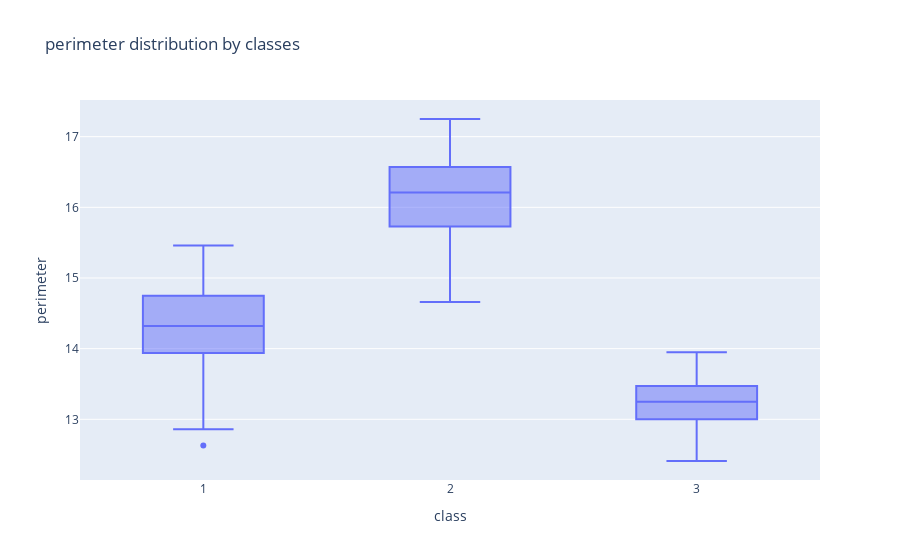

The code cell stored with this chart in its notebook:
### Markdown cell above
Таким образом, наши показатели в порядке убывания важности:
<br> perimeter > groovelength > kernelwidth > area > kernellength > assymetry > compactness
<br> Построим диаграммы размаха для трех наиболее важных показателей.

### Code cell
px.box(data[['perimeter','class']], x='class', y='perimeter', title='perimeter distribution by classes')

### Figure 1 — Plotly figure (JSON) as saved in the notebook; plotly's stock layout.template omitted (floating-point values rounded to 4 significant figures; data arrays with more than 128 entries replaced by an {"elided": "..."} marker saying what was removed)
{"data": [{"alignmentgroup": "True", "hovertemplate": "class=%{x}<br>perimeter=%{y}<extra></extra>", "legendgroup": "", "marker": {"color": "#636efa"}, "name": "", "notched": false, "offsetgroup": "", "orientation": "v", "showlegend": false, "type": "box", "x": {"elided": "210 int values"}, "x0": " ", "xaxis": "x", "y": {"elided": "210 float values"}, "y0": " ", "yaxis": "y"}], "layout": {"boxmode": "group", "legend": {"tracegroupgap": 0}, "title": {"text": "perimeter distribution by classes"}, "xaxis": {"anchor": "y", "domain": [0, 1], "title": {"text": "class"}}, "yaxis": {"anchor": "x", "domain": [0, 1], "title": {"text": "perimeter"}}}}
